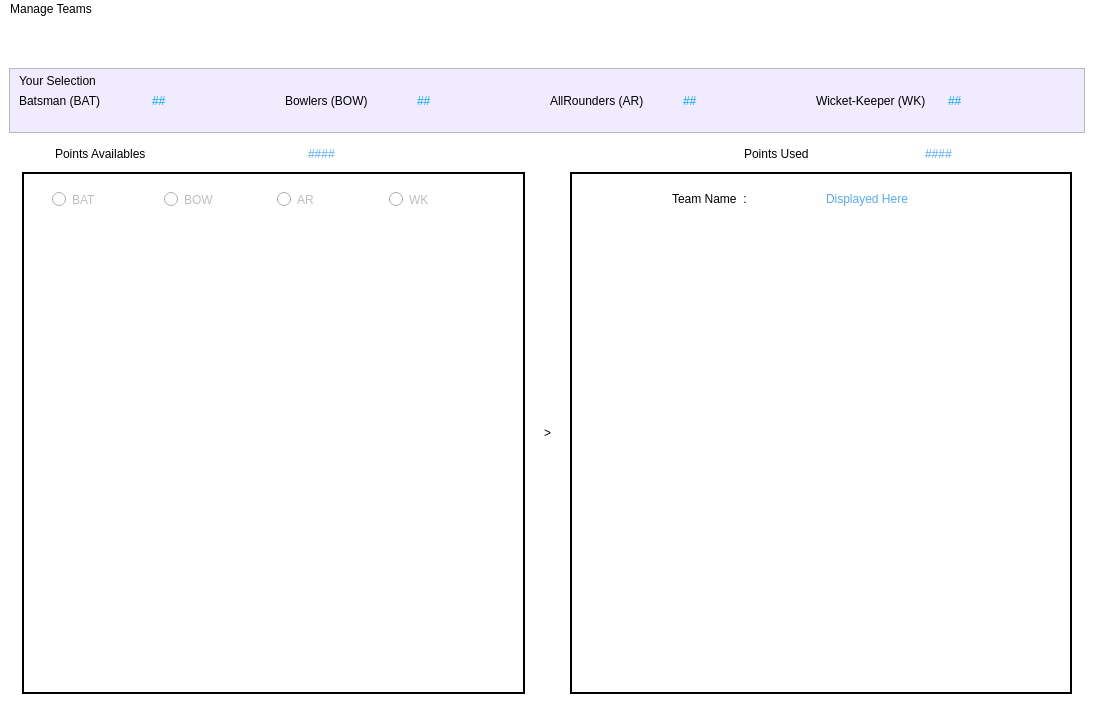
<?xml version="1.0" encoding="UTF-8"?>
<ui version="4.0">
 <class>MainWindow</class>
 <widget class="QMainWindow" name="MainWindow">
  <property name="geometry">
   <rect>
    <x>0</x>
    <y>0</y>
    <width>1094</width>
    <height>725</height>
   </rect>
  </property>
  <property name="windowTitle">
   <string>MainWindow</string>
  </property>
  <property name="styleSheet">
   <string notr="true">background-color: rgb(255, 255, 255);</string>
  </property>
  <widget class="QWidget" name="central_w">
   <layout class="QVBoxLayout" name="verticalLayout_3">
    <item>
     <spacer name="verticalSpacer">
      <property name="orientation">
       <enum>Qt::Vertical</enum>
      </property>
      <property name="sizeType">
       <enum>QSizePolicy::Preferred</enum>
      </property>
      <property name="sizeHint" stdset="0">
       <size>
        <width>20</width>
        <height>40</height>
       </size>
      </property>
     </spacer>
    </item>
    <item>
     <widget class="QFrame" name="frame">
      <property name="styleSheet">
       <string notr="true">background-color: rgb(241, 235, 255);
font: 75 10pt &quot;MS Shell Dlg 2&quot;;
</string>
      </property>
      <property name="frameShape">
       <enum>QFrame::StyledPanel</enum>
      </property>
      <property name="frameShadow">
       <enum>QFrame::Raised</enum>
      </property>
      <layout class="QGridLayout" name="gridLayout">
       <property name="topMargin">
        <number>5</number>
       </property>
       <property name="bottomMargin">
        <number>24</number>
       </property>
       <item row="1" column="4">
        <widget class="QLabel" name="label_10">
         <property name="text">
          <string>AllRounders (AR) </string>
         </property>
        </widget>
       </item>
       <item row="1" column="3">
        <widget class="QLabel" name="BOWL">
         <property name="styleSheet">
          <string notr="true">color: rgb(0, 170, 255);</string>
         </property>
         <property name="text">
          <string>##</string>
         </property>
        </widget>
       </item>
       <item row="1" column="5">
        <widget class="QLabel" name="AR">
         <property name="styleSheet">
          <string notr="true">color: rgb(0, 170, 255);</string>
         </property>
         <property name="text">
          <string>##</string>
         </property>
        </widget>
       </item>
       <item row="1" column="1">
        <widget class="QLabel" name="BAT">
         <property name="styleSheet">
          <string notr="true">color: rgb(0, 170, 255);</string>
         </property>
         <property name="text">
          <string>##</string>
         </property>
        </widget>
       </item>
       <item row="1" column="0">
        <widget class="QLabel" name="label_2">
         <property name="text">
          <string>Batsman (BAT)</string>
         </property>
        </widget>
       </item>
       <item row="1" column="7">
        <widget class="QLabel" name="WK">
         <property name="styleSheet">
          <string notr="true">color: rgb(0, 170, 255);</string>
         </property>
         <property name="text">
          <string>##</string>
         </property>
        </widget>
       </item>
       <item row="1" column="6">
        <widget class="QLabel" name="label_12">
         <property name="text">
          <string>Wicket-Keeper (WK)</string>
         </property>
        </widget>
       </item>
       <item row="1" column="2">
        <widget class="QLabel" name="label_4">
         <property name="text">
          <string>Bowlers (BOW)</string>
         </property>
        </widget>
       </item>
       <item row="0" column="0">
        <widget class="QLabel" name="label">
         <property name="styleSheet">
          <string notr="true">
font: italic 9pt &quot;Comic Sans MS&quot;;</string>
         </property>
         <property name="text">
          <string>Your Selection</string>
         </property>
        </widget>
       </item>
      </layout>
     </widget>
    </item>
    <item>
     <widget class="QFrame" name="frame_2">
      <property name="styleSheet">
       <string notr="true">font: 75 10pt &quot;MS Shell Dlg 2&quot;;
border-color: rgb(255, 255, 255);</string>
      </property>
      <property name="frameShape">
       <enum>QFrame::NoFrame</enum>
      </property>
      <property name="frameShadow">
       <enum>QFrame::Plain</enum>
      </property>
      <property name="lineWidth">
       <number>0</number>
      </property>
      <layout class="QHBoxLayout" name="horizontalLayout">
       <property name="leftMargin">
        <number>46</number>
       </property>
       <property name="topMargin">
        <number>8</number>
       </property>
       <property name="rightMargin">
        <number>23</number>
       </property>
       <property name="bottomMargin">
        <number>5</number>
       </property>
       <item>
        <widget class="QLabel" name="label_6">
         <property name="styleSheet">
          <string notr="true">font: 75 9pt &quot;MS Shell Dlg 2&quot;;</string>
         </property>
         <property name="text">
          <string>Points Availables</string>
         </property>
        </widget>
       </item>
       <item>
        <widget class="QLabel" name="p_available">
         <property name="styleSheet">
          <string notr="true">color: rgb(85, 170, 255);</string>
         </property>
         <property name="text">
          <string>####</string>
         </property>
        </widget>
       </item>
       <item alignment="Qt::AlignRight">
        <widget class="QLabel" name="label_7">
         <property name="text">
          <string>Points Used</string>
         </property>
        </widget>
       </item>
       <item alignment="Qt::AlignHCenter">
        <widget class="QLabel" name="p_used">
         <property name="styleSheet">
          <string notr="true">color: rgb(85, 170, 255);</string>
         </property>
         <property name="text">
          <string>####</string>
         </property>
        </widget>
       </item>
      </layout>
     </widget>
    </item>
    <item>
     <layout class="QHBoxLayout" name="horizontalLayout_4">
      <item>
       <spacer name="horizontalSpacer_3">
        <property name="orientation">
         <enum>Qt::Horizontal</enum>
        </property>
        <property name="sizeType">
         <enum>QSizePolicy::Preferred</enum>
        </property>
        <property name="sizeHint" stdset="0">
         <size>
          <width>13</width>
          <height>345</height>
         </size>
        </property>
       </spacer>
      </item>
      <item>
       <widget class="QFrame" name="frame_3">
        <property name="sizePolicy">
         <sizepolicy hsizetype="Expanding" vsizetype="Preferred">
          <horstretch>0</horstretch>
          <verstretch>0</verstretch>
         </sizepolicy>
        </property>
        <property name="styleSheet">
         <string notr="true">border-color: rgb(15, 15, 15);</string>
        </property>
        <property name="frameShape">
         <enum>QFrame::Panel</enum>
        </property>
        <property name="frameShadow">
         <enum>QFrame::Plain</enum>
        </property>
        <property name="lineWidth">
         <number>2</number>
        </property>
        <property name="midLineWidth">
         <number>1</number>
        </property>
        <layout class="QVBoxLayout" name="verticalLayout">
         <property name="leftMargin">
          <number>19</number>
         </property>
         <property name="rightMargin">
          <number>19</number>
         </property>
         <item>
          <widget class="QFrame" name="frame_5">
           <property name="styleSheet">
            <string notr="true">font: 75 10pt &quot;MS Shell Dlg 2&quot;;</string>
           </property>
           <property name="frameShape">
            <enum>QFrame::NoFrame</enum>
           </property>
           <property name="frameShadow">
            <enum>QFrame::Sunken</enum>
           </property>
           <layout class="QHBoxLayout" name="horizontalLayout_2">
            <item>
             <widget class="QRadioButton" name="bat_s">
              <property name="enabled">
               <bool>false</bool>
              </property>
              <property name="sizePolicy">
               <sizepolicy hsizetype="Expanding" vsizetype="Fixed">
                <horstretch>0</horstretch>
                <verstretch>0</verstretch>
               </sizepolicy>
              </property>
              <property name="text">
               <string>BAT</string>
              </property>
             </widget>
            </item>
            <item>
             <widget class="QRadioButton" name="bowl_s">
              <property name="enabled">
               <bool>false</bool>
              </property>
              <property name="sizePolicy">
               <sizepolicy hsizetype="Expanding" vsizetype="Fixed">
                <horstretch>0</horstretch>
                <verstretch>0</verstretch>
               </sizepolicy>
              </property>
              <property name="text">
               <string>BOW</string>
              </property>
             </widget>
            </item>
            <item>
             <widget class="QRadioButton" name="ar_s">
              <property name="enabled">
               <bool>false</bool>
              </property>
              <property name="sizePolicy">
               <sizepolicy hsizetype="Expanding" vsizetype="Fixed">
                <horstretch>0</horstretch>
                <verstretch>0</verstretch>
               </sizepolicy>
              </property>
              <property name="text">
               <string>AR</string>
              </property>
             </widget>
            </item>
            <item>
             <widget class="QRadioButton" name="wk_s">
              <property name="enabled">
               <bool>false</bool>
              </property>
              <property name="sizePolicy">
               <sizepolicy hsizetype="Expanding" vsizetype="Fixed">
                <horstretch>0</horstretch>
                <verstretch>0</verstretch>
               </sizepolicy>
              </property>
              <property name="text">
               <string>WK</string>
              </property>
             </widget>
            </item>
           </layout>
          </widget>
         </item>
         <item>
          <widget class="QListWidget" name="average_p">
           <property name="frameShape">
            <enum>QFrame::NoFrame</enum>
           </property>
          </widget>
         </item>
        </layout>
       </widget>
      </item>
      <item>
       <spacer name="horizontalSpacer">
        <property name="orientation">
         <enum>Qt::Horizontal</enum>
        </property>
        <property name="sizeType">
         <enum>QSizePolicy::Preferred</enum>
        </property>
        <property name="sizeHint" stdset="0">
         <size>
          <width>13</width>
          <height>345</height>
         </size>
        </property>
       </spacer>
      </item>
      <item>
       <widget class="QLabel" name="label_9">
        <property name="styleSheet">
         <string notr="true">font: 20pt &quot;MS Shell Dlg 2&quot;;</string>
        </property>
        <property name="lineWidth">
         <number>-10</number>
        </property>
        <property name="midLineWidth">
         <number>-10</number>
        </property>
        <property name="text">
         <string>&gt;</string>
        </property>
       </widget>
      </item>
      <item>
       <spacer name="horizontalSpacer_2">
        <property name="orientation">
         <enum>Qt::Horizontal</enum>
        </property>
        <property name="sizeType">
         <enum>QSizePolicy::Preferred</enum>
        </property>
        <property name="sizeHint" stdset="0">
         <size>
          <width>13</width>
          <height>345</height>
         </size>
        </property>
       </spacer>
      </item>
      <item>
       <widget class="QFrame" name="frame_4">
        <property name="styleSheet">
         <string notr="true">border-color: rgb(120, 120, 120);</string>
        </property>
        <property name="frameShape">
         <enum>QFrame::Panel</enum>
        </property>
        <property name="frameShadow">
         <enum>QFrame::Plain</enum>
        </property>
        <property name="lineWidth">
         <number>2</number>
        </property>
        <property name="midLineWidth">
         <number>1</number>
        </property>
        <layout class="QVBoxLayout" name="verticalLayout_2" stretch="0,0">
         <property name="spacing">
          <number>6</number>
         </property>
         <property name="leftMargin">
          <number>18</number>
         </property>
         <property name="topMargin">
          <number>9</number>
         </property>
         <property name="rightMargin">
          <number>14</number>
         </property>
         <item>
          <widget class="QFrame" name="frame_6">
           <property name="styleSheet">
            <string notr="true">font: 75 10pt &quot;MS Shell Dlg 2&quot;;</string>
           </property>
           <property name="frameShape">
            <enum>QFrame::NoFrame</enum>
           </property>
           <property name="frameShadow">
            <enum>QFrame::Raised</enum>
           </property>
           <layout class="QHBoxLayout" name="horizontalLayout_3">
            <item alignment="Qt::AlignHCenter">
             <widget class="QLabel" name="label_8">
              <property name="text">
               <string>Team Name  :</string>
              </property>
             </widget>
            </item>
            <item>
             <widget class="QLabel" name="t_name">
              <property name="styleSheet">
               <string notr="true">color: rgb(85, 170, 255);</string>
              </property>
              <property name="text">
               <string>Displayed Here</string>
              </property>
             </widget>
            </item>
           </layout>
          </widget>
         </item>
         <item>
          <widget class="QListWidget" name="select_p">
           <property name="frameShape">
            <enum>QFrame::NoFrame</enum>
           </property>
          </widget>
         </item>
        </layout>
       </widget>
      </item>
      <item>
       <spacer name="horizontalSpacer_4">
        <property name="orientation">
         <enum>Qt::Horizontal</enum>
        </property>
        <property name="sizeType">
         <enum>QSizePolicy::Preferred</enum>
        </property>
        <property name="sizeHint" stdset="0">
         <size>
          <width>13</width>
          <height>345</height>
         </size>
        </property>
       </spacer>
      </item>
     </layout>
    </item>
   </layout>
  </widget>
  <widget class="QMenuBar" name="menubar">
   <property name="geometry">
    <rect>
     <x>0</x>
     <y>0</y>
     <width>1094</width>
     <height>25</height>
    </rect>
   </property>
   <widget class="QMenu" name="menuManage_Teams">
    <property name="cursor">
     <cursorShape>ArrowCursor</cursorShape>
    </property>
    <property name="styleSheet">
     <string notr="true">selection-background-color: rgb(0, 170, 255);

</string>
    </property>
    <property name="title">
     <string>Manage Teams</string>
    </property>
    <addaction name="new_t"/>
    <addaction name="open_t"/>
    <addaction name="save_t"/>
    <addaction name="evaluat_t"/>
    <addaction name="actionQuit"/>
   </widget>
   <addaction name="menuManage_Teams"/>
  </widget>
  <widget class="QStatusBar" name="statusbar"/>
  <action name="new_t">
   <property name="checkable">
    <bool>false</bool>
   </property>
   <property name="text">
    <string>NEW Team</string>
   </property>
   <property name="iconText">
    <string notr="true">NEW Team</string>
   </property>
   <property name="shortcut">
    <string>Ctrl+N</string>
   </property>
   <property name="shortcutContext">
    <enum>Qt::WindowShortcut</enum>
   </property>
   <property name="autoRepeat">
    <bool>true</bool>
   </property>
   <property name="visible">
    <bool>true</bool>
   </property>
   <property name="shortcutVisibleInContextMenu">
    <bool>true</bool>
   </property>
   <property name="priority">
    <enum>QAction::NormalPriority</enum>
   </property>
  </action>
  <action name="open_t">
   <property name="text">
    <string>OPEN Team</string>
   </property>
   <property name="shortcut">
    <string>Ctrl+O</string>
   </property>
  </action>
  <action name="save_t">
   <property name="enabled">
    <bool>true</bool>
   </property>
   <property name="text">
    <string>SAVE team</string>
   </property>
   <property name="shortcut">
    <string>Ctrl+S</string>
   </property>
   <property name="visible">
    <bool>true</bool>
   </property>
   <property name="iconVisibleInMenu">
    <bool>true</bool>
   </property>
   <property name="shortcutVisibleInContextMenu">
    <bool>true</bool>
   </property>
  </action>
  <action name="evaluat_t">
   <property name="text">
    <string>EVALUATE Team</string>
   </property>
   <property name="shortcut">
    <string>Ctrl+E</string>
   </property>
  </action>
  <action name="actionQuit">
   <property name="text">
    <string>QUIT</string>
   </property>
  </action>
 </widget>
 <resources/>
 <connections/>
</ui>
